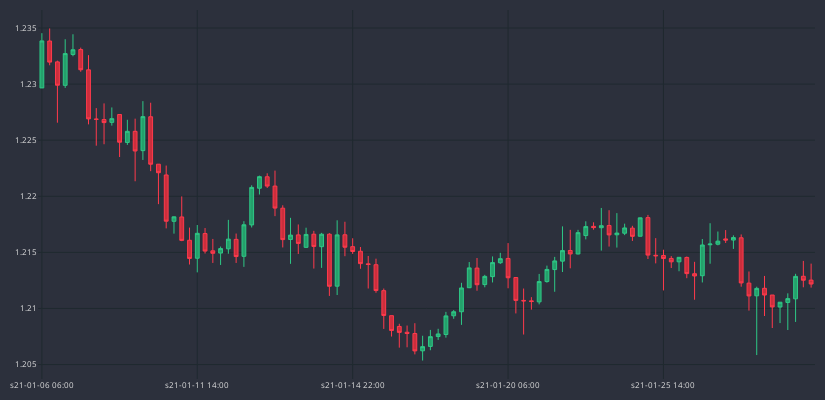

Notebook code for this chart:
### Code cell
fig = go.Figure()
fig.add_trace(go.Candlestick(
    x = df_plot.sTime,
    open = df_plot.mid_o,
    high = df_plot.mid_h,
    low = df_plot.mid_l,
    close = df_plot.mid_c,
    line = dict(width=1), opacity=1,
    increasing_fillcolor = '#24A06B',
    decreasing_fillcolor = '#CC2E3C',
    increasing_line_color = '#2EC886',
    decreasing_line_color = '#FF3A4C'
))

fig.update_yaxes(
    gridcolor = "#1f292f"
)
fig.update_xaxes(
    gridcolor = "#1f292f",
    rangeslider = dict(visible = False),
    nticks = 5
)
fig.update_layout(
    width = 825,
    height = 400,
    margin = dict(l=10, r=10, b=10, t=10),
    paper_bgcolor="#2c303c",
    plot_bgcolor="#2c303c",
    font = dict(size=8, color = "#e1e1e1")
)
fig.show()
